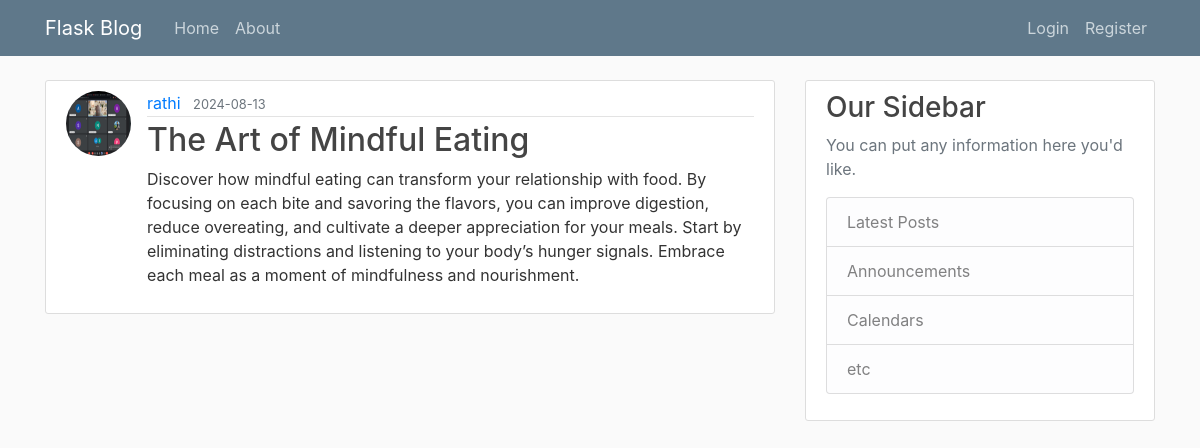
The page /post/5 on the database its author committed.
### maybewrite/models.py (models this page shows, shortened)
class User(db.Model, UserMixin):
    id = db.Column(db.Integer, primary_key=True)
    username = db.Column(db.String(20), unique=True, nullable=False)
    email = db.Column(db.String(120), unique=True, nullable=False)
    image_file = db.Column(db.String(20), nullable=False, default='default.jpg')
    password = db.Column(db.String(60), nullable=False)
    posts = db.relationship('Post', backref='author', lazy=True)

class Post(db.Model):
    id = db.Column(db.Integer, primary_key=True)
    title = db.Column(db.String(100), nullable=False)
    date_posted = db.Column(db.Date, nullable=False, default=date.today)
    content = db.Column(db.Text, nullable=False)
    user_id = db.Column(db.Integer, db.ForeignKey('user.id'), nullable=False)

### maybewrite/posts/routes.py (the view)
@posts.route("/post/<int:post_id>")
def post(post_id):
    post = Post.query.get_or_404(post_id)
    return render_template('post.html', title=post.title, post=post)

### maybewrite/templates/post.html (shortened to what this page needs)
{% extends "layout.html" %}
{% block content %}
<article class="media content-section">
  <img class="rounded-circle article-img"
    src="{{ url_for('static', filename='profile_pics/' + post.author.image_file) }}">
  <div class="media-body">
    <div class="article-metadata">
      <a class="mr-2" href="{{url_for('users.user_posts',username=post.author.username)}}">{{ post.author.username }}</a>
      <small class="text-muted">{{ post.date_posted }}</small>
    </div>
    <h2 class="article-title">{{ post.title }}</h2>
    <p class="article-content">{{ post.content }}</p>
  </div>
</article>
{% endblock content %}

### maybewrite/static/main.css (style rules this page uses)
body { background: #fafafa; color: #333333; margin-top: 5rem; }
h1, h2, h3, h4, h5, h6 { color: #444444; }
.content-section { background: #ffffff; padding: 10px 20px; border: 1px solid #dddddd; border-radius: 3px; margin-bottom: 20px; }
.article-title { color: #444444; }
.article-content { white-space: pre-line; }
.article-img { height: 65px; width: 65px; margin-right: 16px; }
.article-metadata { padding-bottom: 1px; margin-bottom: 4px; border-bottom: 1px solid #e3e3e3 }

### rows shown on the page
User: image_file (picture), author.username "rathi"
Post: date_posted "2024-08-13", title "The Art of Mindful Eating", content "Discover how mindful eating can transform your relationship with food. By focusing on each bite and savoring the flavors, you can improve digestion, reduce overeating, and cultivate a deeper appreciation for your meals. Start by eliminating distractions and listening to your body’s hunger signals. Embrace each meal as a moment of mindfulness and nourishment."
